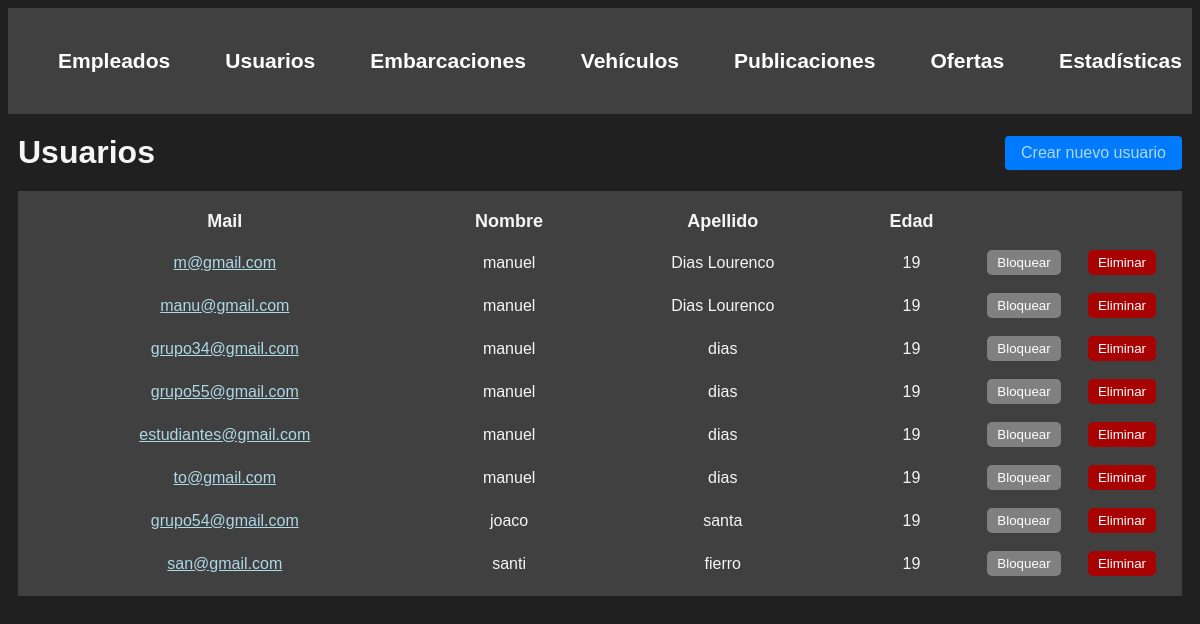
/administracion/usuarios/ (signed in), run on an earlier commit of the app's database.
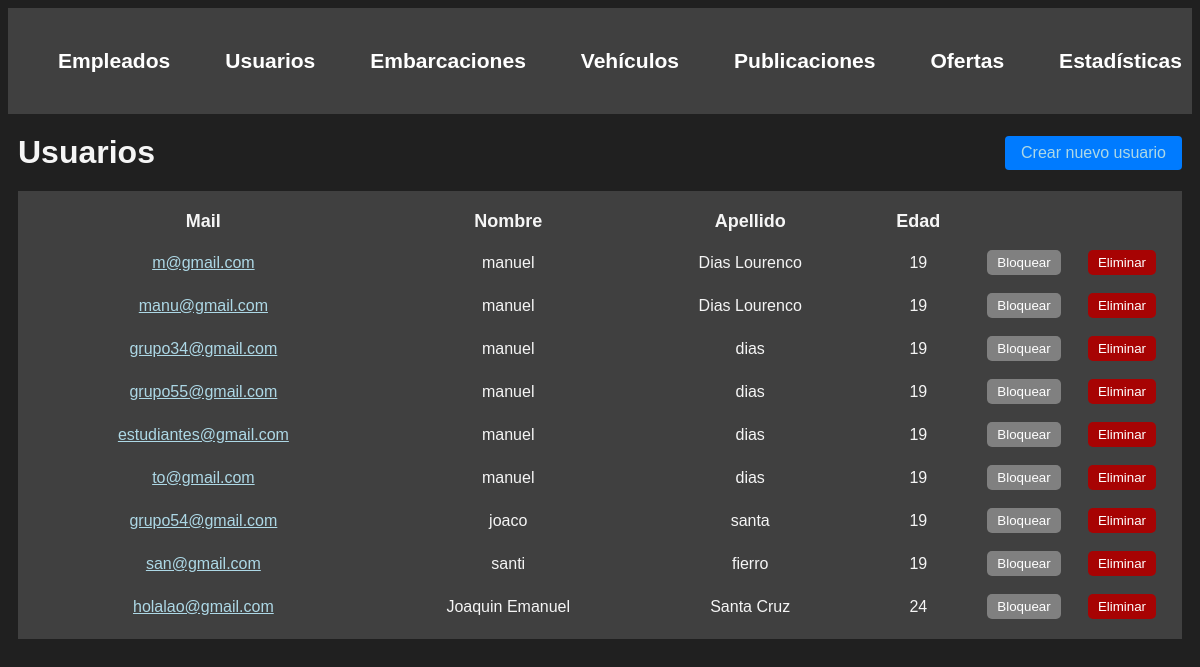
And on a later commit of the database.
### usuarios/models.py (models this page shows, shortened)
class Usuario(AbstractBaseUser, PermissionsMixin):
    nombre = models.CharField(max_length=50)
    apellido = models.CharField(max_length=50)
    fecha_nacimiento = models.DateField()
    telefono = models.CharField(max_length=13)
    mail = models.EmailField(max_length=50, unique=True)
    password = models.CharField(max_length=128)
    is_staff= models.BooleanField(default=False)
    is_blocked= models.BooleanField(default=False)
    USERNAME_FIELD = 'mail'
    REQUIRED_FIELDS = ['nombre', 'apellido', 'fecha_nacimiento', 'telefono']

### administrador/views.py (the view)
# urls.py: path('', include('usuarios.urls')),
@login_required(login_url=reverse_lazy('home'))
def usuarios(request):
    usuario_actual = request.user
    if not usuario_actual.is_superuser:
        return redirect('home')
    usuarios = Usuario.objects.filter(is_staff=False)
    for usuario in usuarios:
        usuario.edad = calcular_edad(usuario.fecha_nacimiento)
    return render(request, 'usuarios.html', {
        'usuarios' : usuarios
    })

### administrador/backend.py (called while the page is built)
def calcular_edad(fecha_nacimiento):
    fecha_actual = datetime.now()
    edad = fecha_actual.year - fecha_nacimiento.year - ((fecha_actual.month, fecha_actual.day) < (fecha_nacimiento.month, fecha_nacimiento.day))
    return edad

### autenticacion/backend.py (called while the page is built)
    def get_user(self, user_id):
        UserModel = get_user_model()
        try:
            return UserModel.objects.get(pk=user_id)
        except UserModel.DoesNotExist:
            return None

### administrador/templates/usuarios.html
{% extends 'layouts/navbar.html' %}
{% block content %}
<div class="header">
    <h1>Usuarios</h1>
    <a href="{% url 'crear usuario' %}" class="btn btn-primary">Crear nuevo usuario</a>
</div>
<table>
    <thead>
        <tr>
            <th>Mail</th>
            <th>Nombre</th>
            <th>Apellido</th>
            <th>Edad</th>
            <th></th>
            <th></th>
        </tr>
    </thead>
    <tbody>
        {% for usuario in usuarios %}
            <tr>
                <td>
                    <a href="{% url 'ver perfil' usuario.id %}"> {{usuario.mail}} </a>
                </td>
                <td>{{usuario.nombre}}</td>
                <td>{{usuario.apellido}}</td>
                <td>{{usuario.edad}}</td>
                <td>
                    <button class="btn-delete">Bloquear</button>
                </td>
                <td>
                    <button class="btn-block">Eliminar</button>
                </td>
            </tr>
        {% endfor %}
    </tbody>
</table>
{% endblock %}

What changed in the data, as far as the page shows it:
added Usuario: mail "holalao@gmail.com", nombre "Joaquin Emanuel", apellido "Santa Cruz", edad "24"
